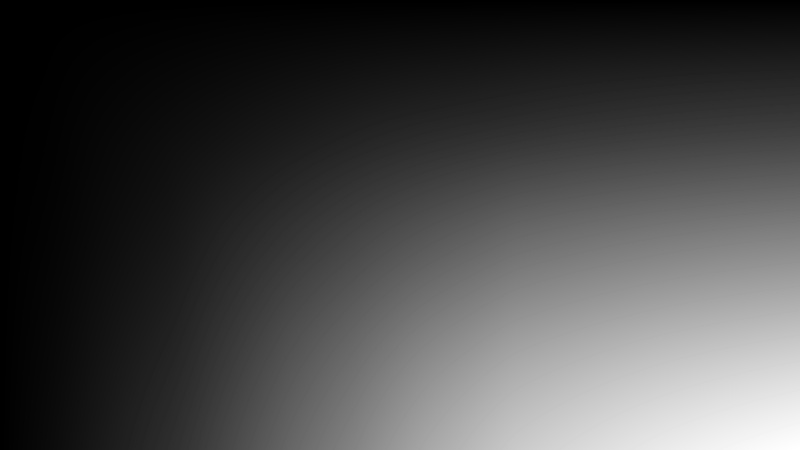

This figure's Python source:
import numpy as np
import matplotlib.pyplot as plt
import sys

# Transforms a color image to a grayscale one
def to_grayscale(img):
    # https://stackoverflow.com/questions/12201577/how-can-i-convert-an-rgb-image-into-grayscale-in-python
    return np.dot(img[...,:3], [0.2989, 0.5870, 0.1140])

# Computes the integral image of a given image
def integral(img):
    shape = img.shape
    integ = np.array([img[0, 0]])
    integ = integ[np.newaxis, :]
    for j in range(1, shape[1]):
        integ = np.append(integ, [[img[0, j] + integ[0, j - 1]]], axis = 1)
    for i in range(1, shape[0]):
        acum = 0
        aux = np.array([])
        aux = aux[np.newaxis, :]
        for j in range(0, shape[1]):
            acum = acum + img[i, j]
            aux = np.append(aux, [[acum + integ[i - 1, j]]], axis = 1)
        integ = np.append(integ, aux, axis = 0)
    return integ

if __name__ == '__main__':
    # Reading image
    img = plt.imread(sys.argv[1])
    # Computing its grayscale counterpart
    img = to_grayscale(img)
    # Saving the integral image
    plt.imsave('integral.jpg', integral(img), cmap = 'gray')
